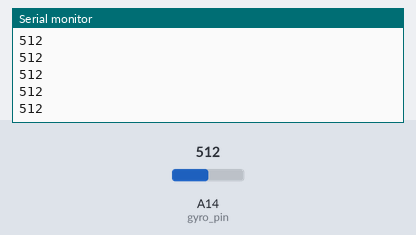
Recording of a sketch running on a simulated Arduino Mega 2560, built with avr-gcc and run on an emulated ATmega2560. Parts: the last lines printed to the serial monitor. The inputs (shaded band) are chosen by the test bench; at power-on: A14 (gyro_pin) = 512.

Above: at 1.2 s.
1.3 s: A14 (gyro_pin) set to 716
At 2.1 s:
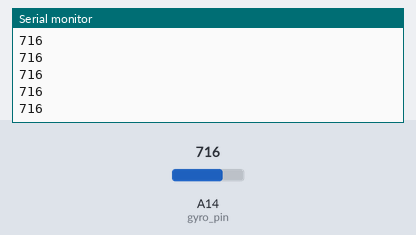
2.8 s: A14 (gyro_pin) set to 900
At 3.7 s:
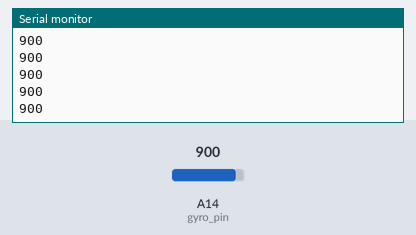
Timing chart, 0 to 5.8 s (numbered marks = the images above; inputs shaded):
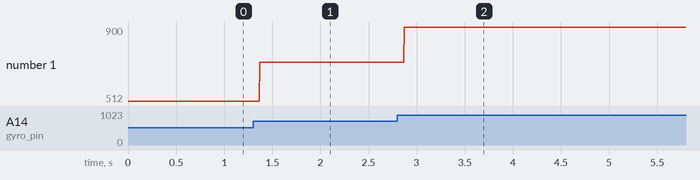

The sketch:

GyroTest.ino
```cpp
/*
 *
 *
 * @author
 *
 *
 * Gyroscope testing sketch
 * reads from gyro
 */

const int gyro_pin = A14;

void setup() {
  // put your setup code here, to run once:
  pinMode (gyro_pin, INPUT);
  Serial.begin(9600);
}

void loop() {
  // put your main code here, to run repeatedly:
  int value = analogRead (gyro_pin);
  Serial.println(value);

}
```

Measured:
- after the input at 1.3 s, the serial monitor: prints a new line after 0.07 s (image 1)
- after the input at 2.8 s, the serial monitor: prints a new line after 0.07 s (image 2)
- plotted number 1: 512 → 716 after the input at 1.3 s, 716 → 900 after the input at 2.8 s
